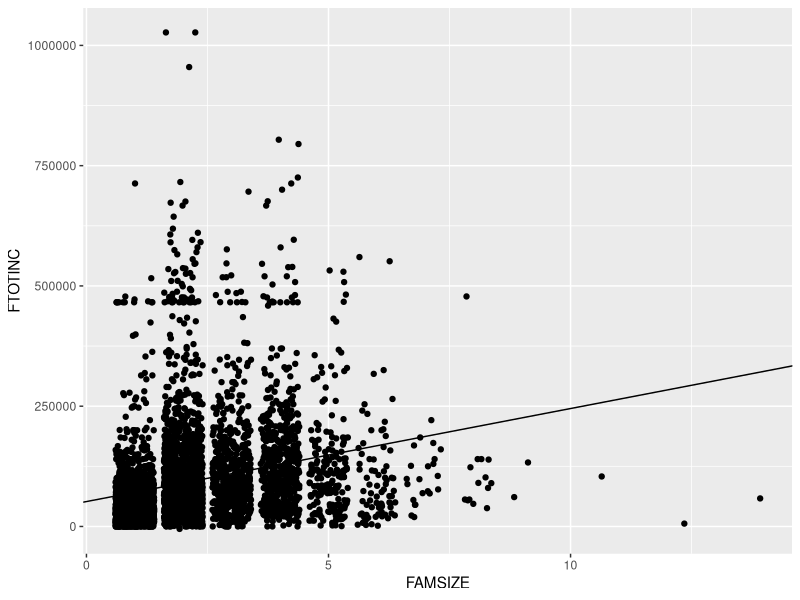
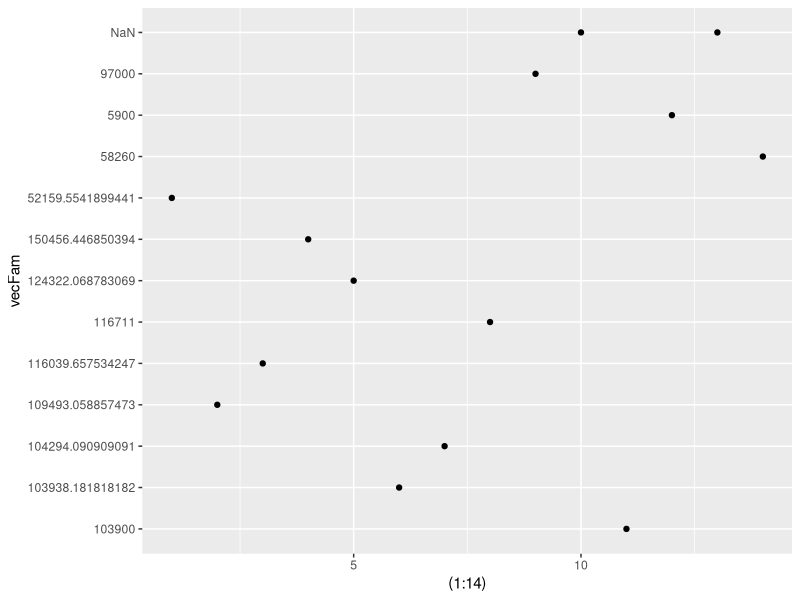
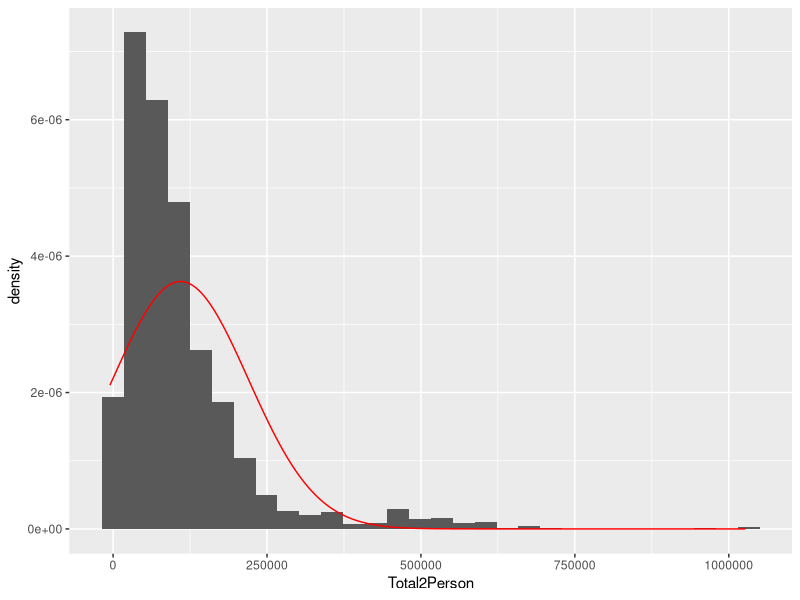

Write the R code that produced these figures, in order.
## ---- chunk 1
knitr::opts_chunk$set(echo = TRUE)
library(tidyverse)
library(ggplot2)
library(knitr)
## ---- chunk 2
#read in problem set 1 dat
dat<-read.csv("ps1_data.csv")

#minimize sum
#to think of b as constant, we will make b 5
#squareVarM<-function(m){return (sum((dat$FTOTINC-(m*dat$FAMSIZE + 4))^2))}

#to think of m as constant, we will make m 5
#squareVarB<-function(b){return (sum((dat$FTOTINC-(4*dat$FAMSIZE + b))^2))}

#find minima
#minimumM<-optimize(squareVarM, c(-max(dat$FTOTINC),max(dat$FTOTINC)), maximum=FALSE)
#minimumB<-optimize(squareVarB, c(-max(dat$FTOTINC),max(dat$FTOTINC)), maximum=FALSE)
n <- nrow(dat)
yBar <- mean(dat$FTOTINC)
xBar <- mean(dat$FAMSIZE)

mNum <- (1/n) * sum((dat$FTOTINC * dat$FAMSIZE) - (yBar * xBar))
mDenom <- (1/n) * sum((dat$FAMSIZE)^2 - (xBar^2))

mFinal <- mNum/mDenom
bFinal <- yBar - (mFinal*xBar)

#store the values of m and b
#finalM<-minimumM[1] #Find way to access these
#finalB<-minimumB[1]

#hatch the plot
g<-ggplot(dat, aes(x=FAMSIZE, y=FTOTINC)) + geom_point(position = "jitter")
g<-g+geom_abline(slope= mFinal, intercept = bFinal)
g

## ---- chunk 3
# According to the linear model, the income for each family should increase by the value of m for each additional family member
## ---- chunk 4
vecFam<-as.vector("numeric")
for(j in 1:max(dat$FAMSIZE)){
  count = 0
  sum = 0
  for(i in 1:nrow(dat)){
    if(dat$FAMSIZE[i] == j){
      count = count + 1
      sum = sum + dat$FTOTINC[i]
    }
  }
 
  vecFam[j] = sum/count
}
vecPoints<-data.frame(vecFam)
g1<-ggplot(vecPoints, aes(x= (1:14), y=vecFam))+geom_point()
g1


## ---- chunk 5

#Grab incomes of 2-Person Families
Total2Person <- (dat$FTOTINC[dat$FAMSIZE == 2]) 

#Compute values for mu and sigma^2
n <- length(Total2Person)
xBar2Person <- mean(Total2Person)
sigmaDen <- sum((Total2Person - xBar2Person)^2)
sigmaSquared <- sigmaDen/n
mu <- xBar2Person

#Print output for mu and sigma^2
cat("Mu:", mu)
cat(" Sigma Squared:", sigmaSquared)

#Compute sd for graph comparisons
sdTest <- sqrt(sigmaSquared)

#Plot
TwoPersonIncome <- data.frame(Total2Person)
g3 <- ggplot(TwoPersonIncome)+geom_histogram(aes(x=Total2Person, y = ..density..)) +
  stat_function(fun = dnorm, n = n, args = list(mean = xBar2Person, sd = sdTest), color = "red")
g3

#plot historam of observed data, restrict to 2-person families, y = ..density..., do density histogram
#don't use hhwt
## ---- chunk 6

#use rnorm
#lapply

#Create 10,000 samples
nSamples <- 10000

#Create normal distributions of size 10 for each sample:
listSamples <- lapply(1:nSamples, function(x) rnorm(n=10))

#Function to compute sigma:
maxLSigmas<-function(x){
  sampleN <- length(x)
  sampleMu <- mean(x)
  sampleSigmaDen <- sum((x - sampleMu)^2)
  sampleSigmaSquared <- sampleSigmaDen/sampleN
  return (sampleSigmaSquared)
  
}

#Function to compute mu:
maxLMus<- function(x){
  sampleMu <- mean(x)
  return (sampleMu)
}

#Apply functions for Mu and Sigma:
sigmaList <- sapply(listSamples, maxLSigmas)
muList <- sapply(listSamples, maxLMus)

#Print out the mean of Mu and the mean of Sigma:
meanMu <-mean(muList)
cat("Mean Mu:", meanMu)
meanSigma <- mean (sigmaList)
cat("\nMean Sigma:", meanSigma)


#Compute number of mus and sigmas less than or equal to 0:
negMus <- 0
negSigmas <- 0
for(i in 1:length(muList)){
  if(muList[i] <= 0){
    negMus = negMus + 1 
  }
  if(sigmaList[i] <= 0){
    negSigmas = negSigmas + 1
  }
  
}

#Calculate the proportions:
proportionMu <- negMus/length(muList)
proportionSigma <- negSigmas/length(sigmaList)

cat("\nNegitive Mus:", negMus, " Proportion:", proportionMu)
cat("\nNegitive Sigmas:", negSigmas, " Proportion:", proportionSigma)







## ---- chunk 7

